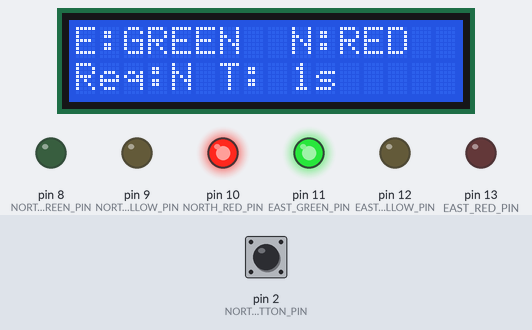
Recording of a program running on a simulated Arduino Mega 2560, built with avr-gcc and run on an emulated ATmega2560. On the bench: 16×2 character LCD, output pins drawn as LEDs (lit = HIGH). Wiring (from diagram.json): character LCD (HD44780): RS pin 25; E pin 27; data pin 29, pin 31, pin 33, pin 35. Inputs (shaded band) come from the test bench; at power-on: pin 2 (NORTH_REQUEST_BUTTON_PIN) HIGH. Pins used as bus, display or sensor lines are not drawn; what the program prints to the serial monitor is not drawn.

Above: at 1.6 s.
1.7 s: pin 2 (NORTH_REQUEST_BUTTON_PIN) pulled LOW for 0.15 s
At 6.2 s:
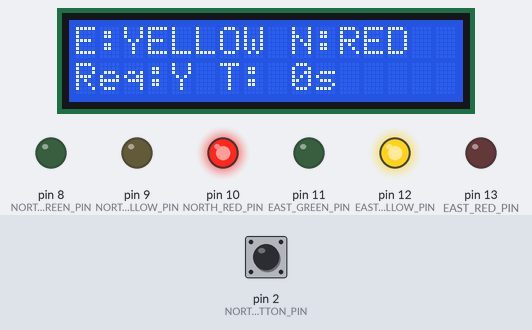
At 7.7 s:
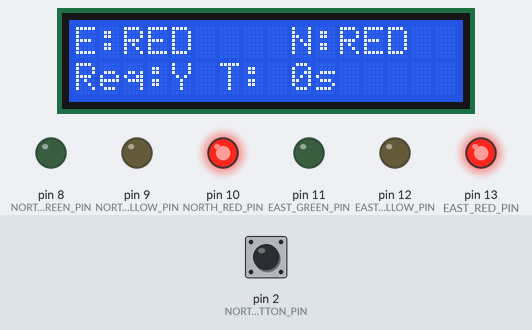
7.8 s: pin 2 (NORTH_REQUEST_BUTTON_PIN) pulsed LOW 5 times (0.12 s each, 0.3 s apart)
At 15.9 s:
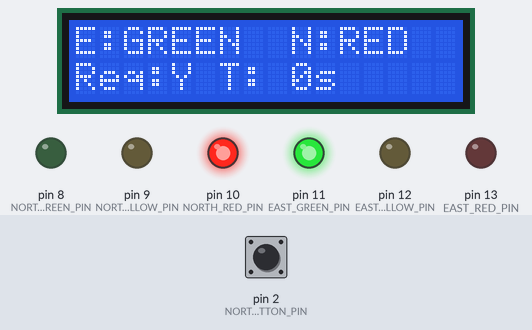
Timing chart, 0 to 30.2 s (numbered marks = the images above; inputs shaded):
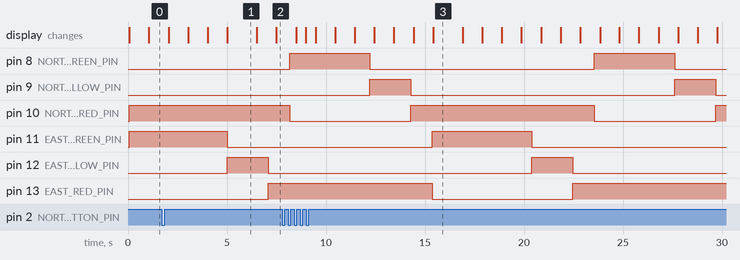

The program:

main.cpp
```cpp
#include <Arduino.h>
#include <Arduino_FreeRTOS.h>
#include <semphr.h>
#include <stdio.h>

#include "button_dd.h"
#include "ddLed.h"
#include "lcd_dd.h"
#include "traffic_fsm.h"

namespace {

constexpr uint8_t NORTH_REQUEST_BUTTON_PIN = 2;

constexpr uint8_t EAST_RED_PIN = 13;
constexpr uint8_t EAST_YELLOW_PIN = 12;
constexpr uint8_t EAST_GREEN_PIN = 11;

constexpr uint8_t NORTH_RED_PIN = 10;
constexpr uint8_t NORTH_YELLOW_PIN = 9;
constexpr uint8_t NORTH_GREEN_PIN = 8;

constexpr TickType_t SENSOR_TASK_PERIOD = pdMS_TO_TICKS(40);
constexpr TickType_t CONTROLLER_TASK_PERIOD = pdMS_TO_TICKS(100);
constexpr TickType_t DISPLAY_TASK_PERIOD = pdMS_TO_TICKS(500);
constexpr bool SERIAL_JSON_LOGGING = false;

DdLed g_east_red = {};
DdLed g_east_yellow = {};
DdLed g_east_green = {};
DdLed g_north_red = {};
DdLed g_north_yellow = {};
DdLed g_north_green = {};

SemaphoreHandle_t g_north_request_semaphore = nullptr;
TrafficSnapshot g_snapshot = {};
TrafficPhase g_last_reported_phase = TRAFFIC_PHASE_EAST_GREEN;

#ifdef ARDUINO_ARCH_AVR
int serial_putchar(char character, FILE *stream) {
    (void)stream;

    if (character == '\n') {
        Serial.write('\r');
    }

    Serial.write(character);
    return 0;
}

FILE serial_stdout;
#endif

const char *lamp_to_text(const TrafficLampState lamp) {
    switch (lamp) {
        case TRAFFIC_LAMP_RED:
            return "RED";
        case TRAFFIC_LAMP_YELLOW:
            return "YELLOW";
        case TRAFFIC_LAMP_GREEN:
            return "GREEN";
        default:
            return "UNKNOWN";
    }
}

const char *phase_to_text(const TrafficPhase phase) {
    switch (phase) {
        case TRAFFIC_PHASE_EAST_GREEN:
            return "EAST_GREEN";
        case TRAFFIC_PHASE_EAST_YELLOW:
            return "EAST_YELLOW";
        case TRAFFIC_PHASE_ALL_RED_TO_NORTH:
            return "ALL_RED_TO_NORTH";
        case TRAFFIC_PHASE_NORTH_GREEN:
            return "NORTH_GREEN";
        case TRAFFIC_PHASE_NORTH_YELLOW:
            return "NORTH_YELLOW";
        case TRAFFIC_PHASE_ALL_RED_TO_EAST:
            return "ALL_RED_TO_EAST";
        default:
            return "UNKNOWN";
    }
}

void set_led(DdLed *led, const bool on) {
    if (on) {
        ddLedOn(led);
        return;
    }

    ddLedOff(led);
}

void apply_snapshot_to_leds(const TrafficSnapshot &snapshot) {
    set_led(&g_east_red, snapshot.east.red);
    set_led(&g_east_yellow, snapshot.east.yellow);
    set_led(&g_east_green, snapshot.east.green);

    set_led(&g_north_red, snapshot.north.red);
    set_led(&g_north_yellow, snapshot.north.yellow);
    set_led(&g_north_green, snapshot.north.green);
}

void update_lcd(const TrafficSnapshot &snapshot) {
    char row0[17];
    char row1[17];

    snprintf(
        row0,
        sizeof(row0),
        "E:%-6s N:%-6s",
        lamp_to_text(snapshot.east.lamp),
        lamp_to_text(snapshot.north.lamp)
    );
    snprintf(
        row1,
        sizeof(row1),
        "Req:%c T:%2lus",
        snapshot.north_request_pending ? 'Y' : 'N',
        static_cast<unsigned long>(snapshot.phase_elapsed_ms / 1000UL)
    );

    lcd_print_row(0, row0);
    lcd_print_row(1, row1);
}

void print_snapshot_json(const TrafficSnapshot &snapshot) {
    printf(
        "{\"phase\":\"%s\",\"east\":\"%s\",\"north\":\"%s\",\"northRequestPending\":%s,"
        "\"phaseElapsedMs\":%lu,\"phaseDurationMs\":%lu}\n",
        phase_to_text(snapshot.phase),
        lamp_to_text(snapshot.east.lamp),
        lamp_to_text(snapshot.north.lamp),
        snapshot.north_request_pending ? "true" : "false",
        static_cast<unsigned long>(snapshot.phase_elapsed_ms),
        static_cast<unsigned long>(snapshot.phase_duration_ms)
    );
}

void print_serial_header() {
    printf("\n%-18s %-8s %-8s %-4s %-9s\n", "PHASE", "EAST", "NORTH", "REQ", "TIMER");
    printf("----------------------------------------------------\n");
}

void refresh_serial_line(const TrafficSnapshot &snapshot) {
    printf(
        "\r%-18s %-8s %-8s %-4c %2lu/%2lus ",
        phase_to_text(snapshot.phase),
        lamp_to_text(snapshot.east.lamp),
        lamp_to_text(snapshot.north.lamp),
        snapshot.north_request_pending ? 'Y' : 'N',
        static_cast<unsigned long>(snapshot.phase_elapsed_ms / 1000UL),
        static_cast<unsigned long>(snapshot.phase_duration_ms / 1000UL)
    );
}

void copy_snapshot(TrafficSnapshot *destination) {
    taskENTER_CRITICAL();
    *destination = g_snapshot;
    taskEXIT_CRITICAL();
}

void store_snapshot(const TrafficSnapshot &snapshot) {
    taskENTER_CRITICAL();
    g_snapshot = snapshot;
    taskEXIT_CRITICAL();
}

void sensor_task(void *parameter) {
    (void)parameter;

    TickType_t last_wake_time = xTaskGetTickCount();

    for (;;) {
        if (button_was_pressed()) {
            xSemaphoreGive(g_north_request_semaphore);
        }

        vTaskDelayUntil(&last_wake_time, SENSOR_TASK_PERIOD);
    }
}

void controller_task(void *parameter) {
    (void)parameter;

    TickType_t last_wake_time = xTaskGetTickCount();
    TrafficFsmContext fsm = {};
    bool north_request_pending = false;

    traffic_fsm_init(&fsm);
    store_snapshot(traffic_fsm_get_snapshot(&fsm, north_request_pending));
    apply_snapshot_to_leds(traffic_fsm_get_snapshot(&fsm, north_request_pending));

    for (;;) {
        if (xSemaphoreTake(g_north_request_semaphore, 0) == pdTRUE) {
            north_request_pending = true;
        }

        traffic_fsm_tick(&fsm, north_request_pending, pdTICKS_TO_MS(CONTROLLER_TASK_PERIOD));

        if (traffic_fsm_should_clear_request(&fsm)) {
            north_request_pending = false;
        }

        const TrafficSnapshot snapshot = traffic_fsm_get_snapshot(&fsm, north_request_pending);
        store_snapshot(snapshot);
        apply_snapshot_to_leds(snapshot);

        vTaskDelayUntil(&last_wake_time, CONTROLLER_TASK_PERIOD);
    }
}

void display_task(void *parameter) {
    (void)parameter;

    TickType_t last_wake_time = xTaskGetTickCount();
    TrafficSnapshot snapshot = {};

    for (;;) {
        copy_snapshot(&snapshot);
        update_lcd(snapshot);
        refresh_serial_line(snapshot);

        if (snapshot.phase != g_last_reported_phase) {
            printf("\n");
            if (SERIAL_JSON_LOGGING) {
                print_snapshot_json(snapshot);
            }
            g_last_reported_phase = snapshot.phase;
            print_serial_header();
        }

        vTaskDelayUntil(&last_wake_time, DISPLAY_TASK_PERIOD);
    }
}

void init_hardware() {
    ddLedInit(&g_east_red, EAST_RED_PIN);
    ddLedInit(&g_east_yellow, EAST_YELLOW_PIN);
    ddLedInit(&g_east_green, EAST_GREEN_PIN);
    ddLedInit(&g_north_red, NORTH_RED_PIN);
    ddLedInit(&g_north_yellow, NORTH_YELLOW_PIN);
    ddLedInit(&g_north_green, NORTH_GREEN_PIN);

    button_init(NORTH_REQUEST_BUTTON_PIN);
    lcd_init();
    lcd_clear();
}

}  // namespace

void setup() {
    Serial.begin(115200);

#ifdef ARDUINO_ARCH_AVR
    fdev_setup_stream(&serial_stdout, serial_putchar, nullptr, _FDEV_SETUP_WRITE);
    stdout = &serial_stdout;
#endif

    init_hardware();

    g_north_request_semaphore = xSemaphoreCreateBinary();

    TrafficFsmContext initial_fsm = {};
    traffic_fsm_init(&initial_fsm);
    g_snapshot = traffic_fsm_get_snapshot(&initial_fsm, false);
    apply_snapshot_to_leds(g_snapshot);
    update_lcd(g_snapshot);

    printf("Smart traffic light controller starting...\n");
    printf("North request button on pin %u\n", NORTH_REQUEST_BUTTON_PIN);
    print_serial_header();

    xTaskCreate(sensor_task, "sensor", 192, nullptr, 2, nullptr);
    xTaskCreate(controller_task, "traffic", 256, nullptr, 3, nullptr);
    xTaskCreate(display_task, "display", 256, nullptr, 1, nullptr);
}

void loop() {
}
```

Measured:
- after the input at 1.7 s, pin 11 (EAST_GREEN_PIN): HIGH → LOW after 3.3 s; pin 12 (EAST_YELLOW_PIN): LOW → HIGH after 3.3 s, → LOW 2.1 s later; pin 13 (EAST_RED_PIN): LOW → HIGH after 5.4 s; the display: first changes after 0.35 s (image 1 shows a later state)
- after the input at 7.8 s, pin 12 (EAST_YELLOW_PIN): LOW → HIGH after 12.6 s, → LOW 2.1 s later; the display: first differs from a run without the input after 1.2 s (image 3 shows a later state)
- by itself, pin 8 (NORTH_GREEN_PIN): alternates HIGH for 4.1 s and LOW for 11.3 s
- by itself, pin 9 (NORTH_YELLOW_PIN): alternates HIGH for 2.1 s and LOW for 13.3 s
- by itself, pin 10 (NORTH_RED_PIN): alternates HIGH for 9.3 s and LOW for 6.1 s
- what the display in image 1 shows lasts 1.5 s, from 5.0 s to 6.5 s
